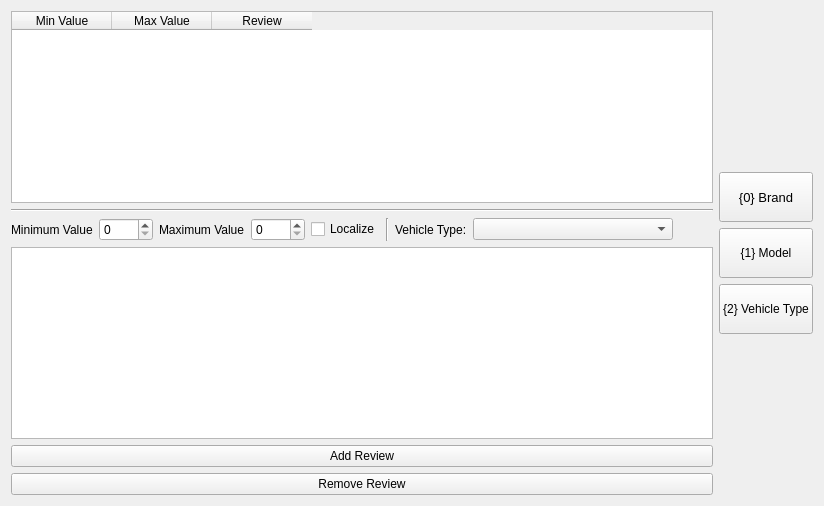
     <widget class="QWidget" name="tab_2">
      <attribute name="title">
       <string>Driveability</string>
      </attribute>
      <layout class="QGridLayout" name="gridLayout_4">
       <item row="0" column="0">
        <widget class="QTableWidget" name="table_drive">
         <column>
          <property name="text">
           <string>Min Value</string>
          </property>
         </column>
         <column>
          <property name="text">
           <string>Max Value</string>
          </property>
         </column>
         <column>
          <property name="text">
           <string>Review</string>
          </property>
         </column>
        </widget>
       </item>
       <item row="0" column="1" rowspan="6">
        <layout class="QVBoxLayout" name="verticalLayout_5">
         <item>
          <spacer name="verticalSpacer_5">
           <property name="orientation">
            <enum>Qt::Vertical</enum>
           </property>
           <property name="sizeHint" stdset="0">
            <size>
             <width>20</width>
             <height>40</height>
            </size>
           </property>
          </spacer>
         </item>
         <item>
          <widget class="QPushButton" name="button_drive_0Brand">
           <property name="minimumSize">
            <size>
             <width>0</width>
             <height>50</height>
            </size>
           </property>
           <property name="font">
            <font>
             <pointsize>10</pointsize>
            </font>
           </property>
           <property name="autoFillBackground">
            <bool>false</bool>
           </property>
           <property name="text">
            <string>{0} Brand</string>
           </property>
          </widget>
         </item>
         <item>
          <widget class="QPushButton" name="button_drive_1Model">
           <property name="minimumSize">
            <size>
             <width>0</width>
             <height>50</height>
            </size>
           </property>
           <property name="text">
            <string>{1} Model</string>
           </property>
          </widget>
         </item>
         <item>
          <widget class="QPushButton" name="button_drive_2Type">
           <property name="minimumSize">
            <size>
             <width>0</width>
             <height>50</height>
            </size>
           </property>
           <property name="text">
            <string>{2} Vehicle Type</string>
           </property>
          </widget>
         </item>
         <item>
          <spacer name="verticalSpacer_6">
           <property name="orientation">
            <enum>Qt::Vertical</enum>
           </property>
           <property name="sizeHint" stdset="0">
            <size>
             <width>20</width>
             <height>40</height>
            </size>
           </property>
          </spacer>
         </item>
        </layout>
       </item>
       <item row="1" column="0">
        <widget class="Line" name="line_3">
         <property name="orientation">
          <enum>Qt::Horizontal</enum>
         </property>
        </widget>
       </item>
       <item row="2" column="0">
        <layout class="QHBoxLayout" name="horizontalLayout_4">
         <item>
          <widget class="QLabel" name="label_7">
           <property name="text">
            <string>Minimum Value</string>
           </property>
          </widget>
         </item>
         <item>
          <widget class="QSpinBox" name="spinBox_drive_minval">
           <property name="maximum">
            <number>9999</number>
           </property>
          </widget>
         </item>
         <item>
          <widget class="QLabel" name="label_8">
           <property name="text">
            <string>Maximum Value</string>
           </property>
          </widget>
         </item>
         <item>
          <widget class="QSpinBox" name="spinBox_drive_maxval">
           <property name="maximum">
            <number>9999</number>
           </property>
          </widget>
         </item>
         <item>
          <widget class="QCheckBox" name="checkBox_drive_localized">
           <property name="text">
            <string>Localize</string>
           </property>
          </widget>
         </item>
         <item>
          <widget class="Line" name="line_13">
           <property name="orientation">
            <enum>Qt::Vertical</enum>
           </property>
          </widget>
         </item>
         <item>
          <widget class="QLabel" name="label_27">
           <property name="text">
            <string>Vehicle Type:</string>
           </property>
          </widget>
         </item>
         <item>
          <widget class="QComboBox" name="comboBox_VehicleType_driveability">
           <property name="sizePolicy">
            <sizepolicy hsizetype="Preferred" vsizetype="Fixed">
             <horstretch>0</horstretch>
             <verstretch>0</verstretch>
            </sizepolicy>
           </property>
           <property name="minimumSize">
            <size>
             <width>200</width>
             <height>0</height>
            </size>
           </property>
          </widget>
         </item>
         <item>
          <spacer name="horizontalSpacer_3">
           <property name="orientation">
            <enum>Qt::Horizontal</enum>
           </property>
           <property name="sizeHint" stdset="0">
            <size>
             <width>40</width>
             <height>20</height>
            </size>
           </property>
          </spacer>
         </item>
        </layout>
       </item>
       <item row="3" column="0">
        <widget class="QPlainTextEdit" name="textbox_drive"/>
       </item>
       <item row="4" column="0">
        <widget class="QPushButton" name="button_drive_add">
         <property name="text">
          <string>Add Review</string>
         </property>
        </widget>
       </item>
       <item row="5" column="0">
        <widget class="QPushButton" name="button_drive_remove">
         <property name="text">
          <string>Remove Review</string>
         </property>
        </widget>
       </item>
      </layout>
     </widget>
